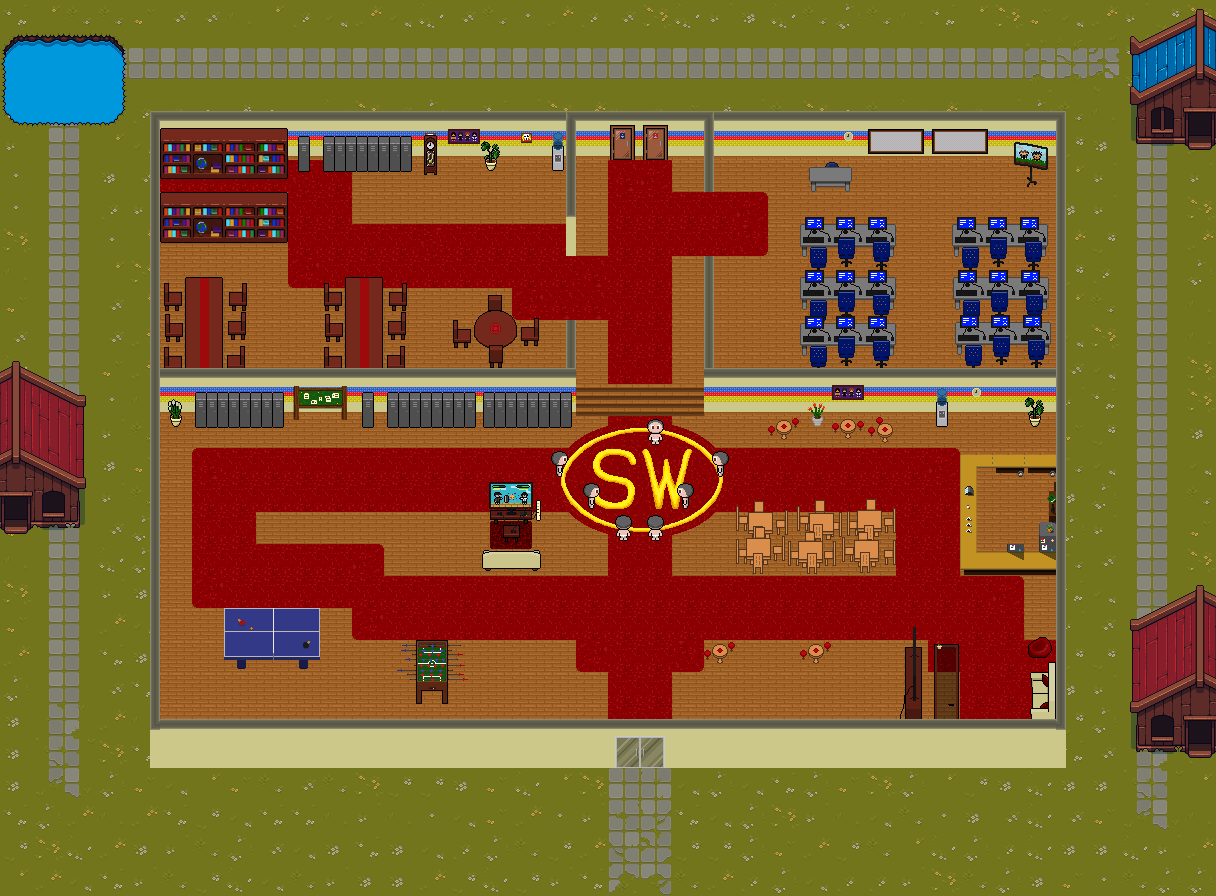

A level layout from a 2D game, rendered from its tile map. Below: a short description, then the map file with tile-grid data replaced by summaries:
An orthogonal 38x28 tile map with 32x32 px tiles, 13 tile layers (fundo, chao, tapete, parede, ...), 3 hidden layers not drawn, 18 tilesets.

<map version="1.10" tiledversion="1.11.0" orientation="orthogonal" renderorder="right-down" width="38" height="28" tilewidth="32" tileheight="32" infinite="0" nextlayerid="25" nextobjectid="1">
 <editorsettings>
  <export target="../../../../../Downloads/sociedadeWeb.json" format="json" />
 </editorsettings>
 <tileset firstgid="1" source="Tileset/tileDecoracao.tsx" />
 <tileset firstgid="101" source="Tileset/colisao.tsx" />
 <tileset firstgid="102" source="Tileset/tileLucas.tsx" />
 <tileset firstgid="118" source="Tileset/tileBiblioteca.tsx" />
 <tileset firstgid="343" source="Tileset/corrupicao.tsx" />
 <tileset firstgid="1304" source="Tileset/interior.tsx" />
 <tileset firstgid="1367" source="Tileset/tileParedeChao.tsx" />
 <tileset firstgid="1392" source="Tileset/tileGrama.tsx" />
 <tileset firstgid="1456" source="Tileset/tilePersonagens.tsx" />
 <tileset firstgid="1460" source="Tileset/tileMoveis.tsx" />
 <tileset firstgid="1472" source="Tileset/tileGrama2.tsx" />
 <tileset firstgid="2242" source="Tileset/tileQuadradosColoridos.tsx" />
 <tileset firstgid="2252" source="Tileset/tileTuringAnonimo.tsx" />
 <tileset firstgid="2254" source="Tileset/tileMesas.tsx" />
 <tileset firstgid="2354" source="Tileset/tileJogos.tsx" />
 <tileset firstgid="2454" source="Tileset/tileComputacao.tsx" />
 <tileset firstgid="2554" source="Tileset/tileBiblioteca2.tsx" />
 <tileset firstgid="2654" source="Tileset/tileParede.tsx" />
 <layer id="1" name="fundo" width="38" height="28">
  <data>[1064 cells, 1064 non-empty, 34 distinct tile ids]</data>
 </layer>
 <layer id="2" name="chao" width="38" height="28">
  <data>[1064 cells, 586 non-empty, 70 distinct tile ids]</data>
 </layer>
 <layer id="21" name="tapete" width="38" height="28">
  <data>[1064 cells, 166 non-empty, 7 distinct tile ids]</data>
 </layer>
 <layer id="3" name="parede" width="38" height="28">
  <data>[1064 cells, 139 non-empty, 12 distinct tile ids]</data>
 </layer>
 <layer id="9" name="decoracao" width="38" height="28">
  <data>[1064 cells, 59 non-empty, 54 distinct tile ids]</data>
 </layer>
 <layer id="5" name="cozinha" width="38" height="28">
  <data>[1064 cells, 28 non-empty, 26 distinct tile ids]</data>
 </layer>
 <layer id="4" name="jogos" width="38" height="28">
  <data>[1064 cells, 19 non-empty, 19 distinct tile ids]</data>
 </layer>
 <layer id="7" name="corrupicao" width="38" height="28" visible="0">
  <data>[1064 cells, 72 non-empty, 37 distinct tile ids]</data>
 </layer>
 <layer id="8" name="mural" width="38" height="28">
  <data>[1064 cells, 4 non-empty, 4 distinct tile ids]</data>
 </layer>
 <layer id="6" name="biblioteca" width="38" height="28">
  <data>[1064 cells, 125 non-empty, 41 distinct tile ids]</data>
 </layer>
 <layer id="17" name="computacao" width="38" height="28">
  <data>[1064 cells, 51 non-empty, 51 distinct tile ids]</data>
 </layer>
 <layer id="10" name="interacao" width="38" height="28" visible="0">
  <data>[1064 cells, 15 non-empty, 10 distinct tile ids]</data>
 </layer>
 <layer id="13" name="colisao" width="38" height="28" visible="0">
  <data>[1064 cells, 205 non-empty, 1 distinct tile ids]</data>
 </layer>
 <layer id="18" name="foreground" width="38" height="28">
  <data>[1064 cells, 108 non-empty, 28 distinct tile ids]</data>
 </layer>
 <layer id="22" name="final" width="38" height="28">
  <data>[1064 cells, 7 non-empty, 6 distinct tile ids]</data>
 </layer>
 <layer id="12" name="personagem" width="38" height="28">
  <data>[1064 cells, 9 non-empty, 9 distinct tile ids]</data>
 </layer>
</map>
